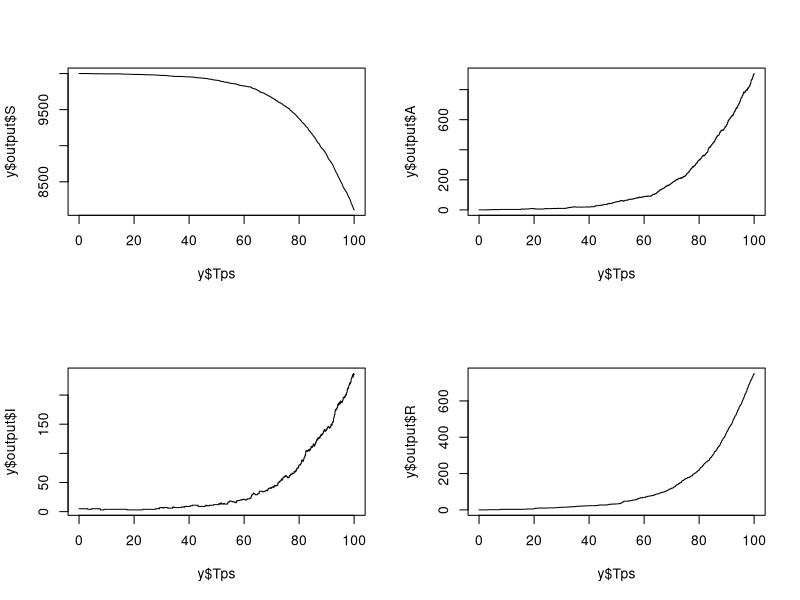

This figure's R source:
rm(list = ls())
generalized_Sellke <- function(edges,initial,parameters,final_time, z,susceptibles, functions,plot=F){
  
  
  draw <- function(s,j){
    set.seed(s)
    out <- runif(j)
    set.seed(NULL)
    return(out)
  }
  
  edges_reshaped <- matrix(data = edges,ncol=2,byrow = T)
  suscep_trans_compartments <- unique(edges_reshaped[,1])
  
  initialize_variables <- function(which_compartment,initial,z,states,parameters){
    output <- rep(NA,sum(initial$initial_value))
    index <- which(initial$compartment==which_compartment)
    if(initial$initial_value[index] >0){
      U <- draw(s = z[index],j=initial$initial_value[index])
      q_dtrib_name <- initial$distributions[index]
      output[1:initial$initial_value[index]] <- sort(do.call(what = q_dtrib_name,args = list(u=U,parameters=parameters)),na.last = T)
    }
    output
  }
  compute_pressure_derivatives <- function(what_susceptible,functions,states,parameters){
    index <- which(edges_reshaped[,1]==what_susceptible)
    pres <- sapply(X=1:length(index),FUN = function(i,functions,states,parameters) do.call(what = functions[i],args = list(states=states,parameters=parameters)),functions=functions,states=states,parameters=parameters)
    sum(pres)
  }
  
  next_exit_times_function <- function(which_compartment,instant,initial_variables,pressure_levels,states,parameters){
   
    colum_names <- colnames(initial_variables)
    index_2 <- which(colum_names==which_compartment)
    #print(index_2)
    cat("variable=",initial_variables[1,index_2],"\n")
    if(which_compartment%in% susceptibles){
      index <- which(susceptibles==which_compartment)
      denom <- compute_pressure_derivatives(what_susceptible = which_compartment,functions=functions,states=states,parameters=parameters)
      resistance <- initial_variables[1,index_2]
      if(is.na(resistance)){
        return(Inf)
      }else{
        return(instant + (resistance-pressure_levels[[length(pressure_levels)]][index])/denom)
      }
      
      
    }else{
      if(is.na(initial_variables[1,index_2])){
        return(Inf)
      }else{
        return(initial_variables[1,index_2])
      }
      
    }
    
  }
  
  
  
  pressure_levels <- list(rep(0,length(susceptibles)))
  
  compartments <- initial$compartment
  
  
  t <- 0
  current_state <- initial$initial_value
  Tps <- list(t)
  output <- list(current_state)
  
  i <- 1   
  
  initial_variables <- as.data.frame(sapply(X = suscep_trans_compartments,FUN = initialize_variables,initial=initial,z=z,states=current_state,parameters=parameters))
  
  while(t<final_time){
    cat("iteration",i,"\n")
    i <- i+1
    
    #head(initial_variables)
    print(current_state)
    
    next_exit_times <- matrix(sapply(X = suscep_trans_compartments,FUN = next_exit_times_function,instant=t,initial_variables=initial_variables,pressure_levels=pressure_levels,states=current_state,parameters=parameters),nrow=1)
    
    colnames(next_exit_times) <- suscep_trans_compartments
    next_exit_times <- as.data.frame(next_exit_times)
    next_exit_event_index <- which.min(next_exit_times[1,])
    next_event_time <- next_exit_times[1,next_exit_event_index]
    
    #print("exit times")
    #print(next_exit_times)
    
    if(identical(next_event_time,Inf)){
      y <- as.data.frame(matrix(unlist(output),ncol=length(compartments),byrow = T))
      colnames(y) <- compartments
      return(list(Tps=unlist(Tps),output=y))
    }else{
      
    compartment_index <- names(next_exit_event_index)
    transition_indices <-which(edges_reshaped[,1]==compartment_index)
    possible_transitions <- edges_reshaped[transition_indices,]
    possible_transition_rate_functions <- functions[transition_indices]
    
    rates <- sapply(X = 1:length(transition_indices),FUN = function(i,func) do.call(what = func[i],args = list(states=current_state,parameters=parameters)),func=possible_transition_rate_functions)
    cat("rates=",rates,"\n")
    proba <- rates/sum(rates)
    proba_sorted <- sort(proba)
    U_decision <- draw(s = z[length(z)],j=i)[i]
    next_event_index <- which(proba==proba_sorted[min(which((U_decision<=cumsum(proba_sorted))==TRUE))])
    
    if(is.vector(possible_transitions)){
      involved_compartments <- possible_transitions
    }else{
      involved_compartments <- possible_transitions[next_event_index,]
    }
    
    #print(involved_compartments)
    
    involved_compartment_indices <- sapply(X = 1:length(involved_compartments),FUN = function(i,initial,involved_compartments) which(initial$compartment==involved_compartments[i]),initial=initial,involved_compartments=involved_compartments)
    #print(involved_compartment_indices)
   
    cat("next_time=",next_event_time,"\n")
   
    A <- sapply(X = susceptibles,FUN = compute_pressure_derivatives,functions=functions,states=current_state,parameters=parameters)
    cat("A=",A,"\n")
    pressure_levels[[i]] <- pressure_levels[[i-1]] + (next_event_time-t)*A
      
    current_state[involved_compartment_indices] <- current_state[involved_compartment_indices]+c(-1,+1)
    
    initial_variables[1,which(suscep_trans_compartments==involved_compartments[1])] <- NA
    destination_compartment <- involved_compartments[2]
    if(destination_compartment%in% suscep_trans_compartments){
      destination_index <- which(initial$compartment==destination_compartment)
      u <- draw(s=z[destination_index],j=i)[i]
      if(destination_compartment%in%susceptibles){
       
        new_resistance <- do.call(what = initial$distributions[destination_index],args = list(u=u,parameters=parameters))
        initial_variables[sum(current_state),which(suscep_trans_compartments==destination_compartment)] <- pressure_levels[[i]][which(susceptibles==destination_compartment)]+new_resistance
      }else{
       
        new_duration <- do.call(what = initial$distributions[destination_index],args = list(u=u,parameters=parameters))
        initial_variables[sum(current_state),which(suscep_trans_compartments==destination_compartment)] <- next_event_time+new_duration
      }
    }
    initial_variables <- apply(X = initial_variables,MARGIN = 2,FUN = function(x) sort(x,na.last = T))
    t <- next_event_time
    Tps[[i]] <- t
    output[[i]] <- current_state
    
      }
  
  
  }
  y <- as.data.frame(matrix(unlist(output),ncol=length(compartments),byrow = T))
  colnames(y) <- compartments
  return(list(Tps=unlist(Tps),output=y))
}




parameters <- c(.1,.2,1/30,1/30)

f1 <- function(u,parameters){
  qexp(u,rate = 1)
}

f2 <- function(u,parameters){
  qexp(u,rate = parameters[3])
}

f3 <- function(u,parameters){
  qexp(u,rate = parameters[4])
}

f_na <- function(u,parameters){
  NA
}

pressure_function1 <- function(states,parameters){
  parameters[2]*(sum(states[2:3])*parameters[1])/sum(states)
}
pressure_function2 <- function(states,parameters){
  (1-parameters[2])*(sum(states[2:3])*parameters[1])/sum(states)
}

rate_function1 <- function(states,parameters){
  parameters[3]
}

rate_function2 <- function(states,parameters){
  parameters[4]
}

init <- as.data.frame(c("S","A","I","R"))
colnames(init) <- "compartment"
init$initial_value <- c(10000,0,5,0)
edges <- c("S","I","S","A","I","R","A","R")
init$distributions <- c("f1","f2","f3","f_na")
z <- sample(1:1000,5)
functions <- c("pressure_function1","pressure_function2","rate_function1","rate_function2")
final_time <- 100

y <- generalized_Sellke(edges=edges,initial=init,parameters=parameters,final_time=final_time, z=z,susceptibles="S", functions=functions,plot=F)

par(mfrow=c(2,2))
plot(y$Tps,y$output$S,type = "s")
plot(y$Tps,y$output$A,type = "s")
plot(y$Tps,y$output$I,type = "s")
plot(y$Tps,y$output$R,type = "s")